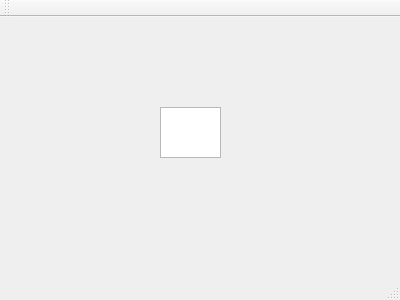
<?xml version="1.0" encoding="UTF-8"?>
<ui version="4.0">
 <class>MainWindow</class>
 <widget class="QMainWindow" name="MainWindow">
  <property name="geometry">
   <rect>
    <x>0</x>
    <y>0</y>
    <width>400</width>
    <height>300</height>
   </rect>
  </property>
  <property name="windowTitle">
   <string>MainWindow</string>
  </property>
  <widget class="QWidget" name="centralWidget">
   <widget class="QTextBrowser" name="textBrowser">
    <property name="geometry">
     <rect>
      <x>160</x>
      <y>90</y>
      <width>61</width>
      <height>51</height>
     </rect>
    </property>
   </widget>
  </widget>
  <widget class="QMenuBar" name="menuBar">
   <property name="geometry">
    <rect>
     <x>0</x>
     <y>0</y>
     <width>400</width>
     <height>20</height>
    </rect>
   </property>
  </widget>
  <widget class="QToolBar" name="mainToolBar">
   <attribute name="toolBarArea">
    <enum>TopToolBarArea</enum>
   </attribute>
   <attribute name="toolBarBreak">
    <bool>false</bool>
   </attribute>
  </widget>
  <widget class="QStatusBar" name="statusBar"/>
 </widget>
 <layoutdefault spacing="6" margin="11"/>
 <resources/>
 <connections/>
</ui>
